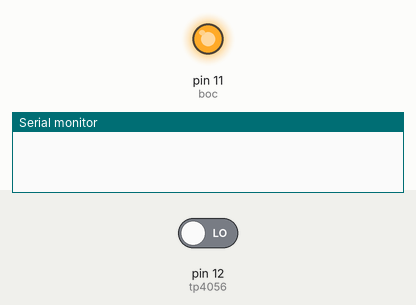
Bench run of a sketch on a simulated Arduino Uno, built with avr-gcc and run on an emulated ATmega328P. Parts: output pins drawn as LEDs (lit = HIGH), the last lines printed to the serial monitor. Inputs (shaded band) come from the test bench; at power-on: pin 12 (tp4056) LOW.

Above: at 1.8 s.
1.9 s: pin 12 (tp4056) driven HIGH
At 3.2 s:
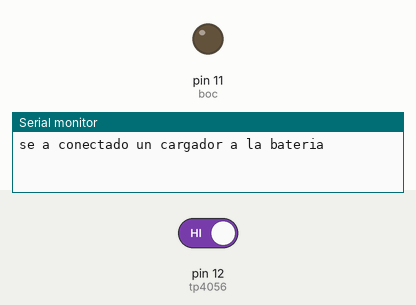
3.5 s: pin 12 (tp4056) driven LOW
At 4.8 s:
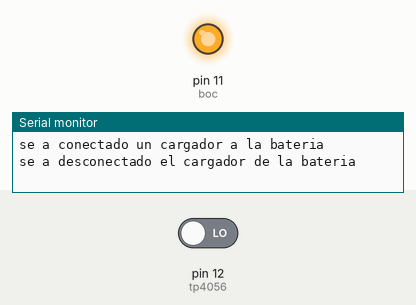
Timing chart, 0 to 6.5 s (numbered marks = the images above; inputs shaded):
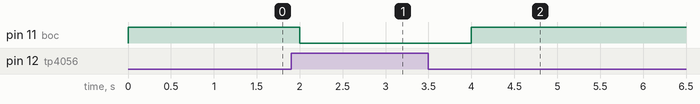

The sketch:

Hex.ino
```cpp
int tp4056 = 12;//Entrada del modo tp4056
int boc = 11; //bateria o cargador

int cod = 0; // carga o descarga (esta variable luego puede ser usada para el modo ahorro de bateria)


void setup()
{
  Serial.begin(9600);
  pinMode(boc, OUTPUT);
}

void loop()
{
    carga_o_descarga();//llama a la funcion
    delay(1000);
}

void carga_o_descarga()
{
//  Usa el ultimo estado de la carga para ver si hubo un cambio y en funcion a eso avisar al usuario
    if(cod != digitalRead(tp4056))
    {
        if(digitalRead(tp4056) == 1)
            Serial.println("se a conectado un cargador a la bateria");
        else
            Serial.println("se a desconectado el cargador de la bateria");
    }
//  Guarda variable del ultimo estado
    cod = digitalRead(tp4056);
//  Segun si esta en carga o descarga elige que fuente de alimetacion va a usar
    if(!cod)
        digitalWrite(boc, HIGH);
    else
        digitalWrite(boc, LOW);
}
```

Measured:
- after the input at 1.9 s, pin 11 (boc): HIGH → LOW after 0.10 s
- after the input at 3.5 s, pin 11 (boc): LOW → HIGH after 0.50 s
